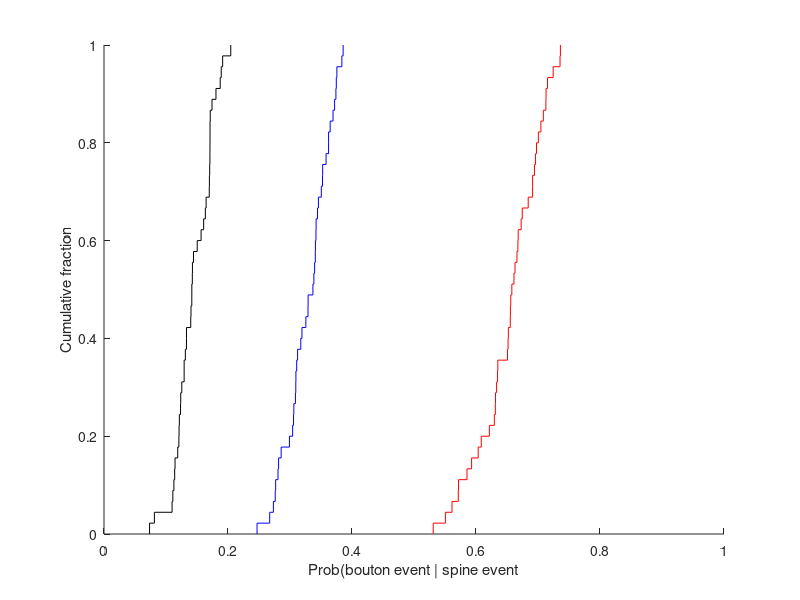

The MATLAB script that drew this image: (Note: this script raises an error after producing the figure.)
%For details, refer to Ali et al. (2020). Inhibitory regulation of calcium transients in prefrontal dendritic
%spines is compromised by a nonsense Shank3 mutation. Molecular Psychiatry
%https://doi.org/10.1038/s41380-020-0708-6

%% Fig. 1g
clearvars;
load Fig1g.mat;

figure;
[f,x]=ecdf(spineBoutonCondProbAll(:,3)); %shuffled data
stairs(x,f,'k'); hold on;
[f,x]=ecdf(spineBoutonCondProbAll(:,1)); %actual data, with subtraction
stairs(x,f,'r'); hold on;
[f,x]=ecdf(spineBoutonCondProbAll(:,2)); %actual data, no subtraction
stairs(x,f,'b'); 
xlim([0 1]); box off;
xlabel('Prob(bouton event | spine event');
ylabel('Cumulative fraction');

%% Fig. 2c-d, 1f
% Note that for some animals, multiple imaging sessions were performed at
% different fields of view

clearvars;
load Fig2c-f.mat;

allRawdFF; %raw dF/F for all spines for all animals
allCalciumEvents; %peeled calcium events for all spines for all animals
allCalciumEventRate; %mean calcium event rates (Hz) for all spines for all animals
allAmpCalcium; %mean calcium amplitude for all spines for all animals
allFreqCalcium;  %mean frequency of calcium events for all spines for all animals
allThreshCrossingsAmp; %mean amplitude of dF/F above threshold (alternative quantification) for all spines for all animals
genotypes; %genotypes of animals: 1=WT, 2=R1117+/+
frameRate; %imaging frame rate

% Fig. 2c
[f,x]=ecdf(cell2mat(allCalciumEventRate(genotypes==1))); %WT
figure;stairs(x,f,'k');
hold on;
[f,x]=ecdf(cell2mat(allCalciumEventRate(genotypes==2))); %R1117X+/+
stairs(x,f,'b'); box off;
xlim([0 3]); 
title ('Calcium events');
xlabel('Rate (s^-1)');
ylabel('Cumulative fraction');

%Fig. 2d
[f,x]=ecdf(cell2mat(allAmpCalcium(genotypes==1))); %WT
figure;stairs(x,f,'k');
hold on;
[f,x]=ecdf(cell2mat(allAmpCalcium(genotypes==2))); %R1117X+/+
stairs(x,f,'b'); box off;
xlim([0 8]);
title ('Amplitude');
xlabel('a.u.');
ylabel('Cumulative fraction');

%Fig. 2e
[f,x]=ecdf(cell2mat(allFreqCalcium(genotypes==1))); %WT
figure;stairs(x,f,'k');
hold on;
[f,x]=ecdf(cell2mat(allFreqCalcium(genotypes==2))); %R1117X+/+
stairs(x,f,'b'); box off;
box off; 
xlim([0 1]);
title ('Frequency');
xlabel('Rate (s^-1)');
ylabel('Cumulative fraction');

%Fig. 2f
[f,x]=ecdf(cell2mat(allThreshCrossingsAmp(genotypes==1))); %WT
figure;stairs(x,f,'k');
hold on;
[f,x]=ecdf(cell2mat(allThreshCrossingsAmp(genotypes==2))); %R1117X+/+
stairs(x,f,'b'); box off;
box off; 
xlim([0 3]);
title ('Calcium events');
xlabel('a.u.');
ylabel('Cumulative fraction');

%% Fig. 2h

clearvars;
load Fig2h.mat;

allRawdFF; %raw dF/F for all spines for all animals
allCalciumEvents; %peeled calcium events for all spines for all animals
allCalciumEventRate; %mean calcium event rates (Hz) for all spines for all animals
allAmpCalcium; %mean calcium amplitude for all spines for all animals
allFreqCalcium;  %mean frequency of calcium events for all spines for all animals
genotypes; %genotypes of animals: 1=WT, 2=R1117+/+
frameRate; %imaging frame rate

[f,x]=ecdf(cell2mat(allCalciumEventRate(genotypes==1))); %WT
figure;stairs(x,f,'k');
hold on;
[f,x]=ecdf(cell2mat(allCalciumEventRate(genotypes==2))); %R1117X+/+
stairs(x,f,'b'); box off;
xlim([0 3]); 
title ('Calcium events');
xlabel('Rate (s^-1)');
ylabel('Cumulative fraction');

[f,x]=ecdf(cell2mat(allAmpCalcium(genotypes==1))); %WT
figure;stairs(x,f,'k');
hold on;
[f,x]=ecdf(cell2mat(allAmpCalcium(genotypes==2))); %R1117X+/+
stairs(x,f,'b'); box off;
xlim([0 8]);
title ('Amplitude');
xlabel('a.u.');
ylabel('Cumulative fraction');

[f,x]=ecdf(cell2mat(allFreqCalcium(genotypes==1))); %WT
figure;stairs(x,f,'k');
hold on;
[f,x]=ecdf(cell2mat(allFreqCalcium(genotypes==2))); %R1117X+/+
stairs(x,f,'b'); box off;
box off; 
xlim([0 1]);
title ('Frequency');
xlabel('Rate (s^-1)');
ylabel('Cumulative fraction');

%% Fig. 2i

clearvars;
load Fig2i.mat;

allRawdFF; %raw dF/F for all spines for all animals
allCalciumEvents; %peeled calcium events for all spines for all animals
allCalciumEventRate; %mean calcium event rates (Hz) for all spines for all animals
allAmpCalcium; %mean calcium amplitude for all spines for all animals
allFreqCalcium;  %mean frequency of calcium events for all spines for all animals
genotypes; %genotypes of animals: 1=WT, 2=Shank3B+/-
frameRate; %imaging frame rate

[f,x]=ecdf(cell2mat(allCalciumEventRate(genotypes==1))); %WT
figure;stairs(x,f,'k');
hold on;
[f,x]=ecdf(cell2mat(allCalciumEventRate(genotypes==2))); %Shank3B+/-
stairs(x,f,'r'); box off;
xlim([0 3]); 
title ('Calcium events');
xlabel('Rate (s^-1)');
ylabel('Cumulative fraction');

[f,x]=ecdf(cell2mat(allAmpCalcium(genotypes==1))); %WT
figure;stairs(x,f,'k');
hold on;
[f,x]=ecdf(cell2mat(allAmpCalcium(genotypes==2))); %Shank3B+/-
stairs(x,f,'r'); box off;
xlim([0 8]);
title ('Amplitude');
xlabel('a.u.');
ylabel('Cumulative fraction');

[f,x]=ecdf(cell2mat(allFreqCalcium(genotypes==1))); %WT
figure;stairs(x,f,'k');
hold on;
[f,x]=ecdf(cell2mat(allFreqCalcium(genotypes==2))); %Shank3B+/-
stairs(x,f,'r'); box off;
box off; 
xlim([0 1]);
title ('Frequency');
xlabel('Rate (s^-1)');
ylabel('Cumulative fraction');

%% Fig. 3e

clearvars;
load Fig3e.mat;

allRawdFF; %raw dF/F for all SST cell bodies for all animals
allCalciumEvents; %peeled calcium events for all SST cell bodies for all animals
allCalciumEventRate; %mean calcium event rates (Hz) for all SST cell bodies for all animals
genotypes; %genotypes of animals: 1=WT, 2=R1117X+/+
frameRate; %imaging frame rate

[f,x]=ecdf(cell2mat(allCalciumEventRate(genotypes==1))); %WT
figure;stairs(x,f,'k');
hold on;
[f,x]=ecdf(cell2mat(allCalciumEventRate(genotypes==2))); %R1117X+/+
stairs(x,f,'b'); box off;
xlim([0 4]); 
title ('Calcium events');
xlabel('Rate (s^-1)');
ylabel('Cumulative fraction');

%% Fig. 3f

clearvars;
load Fig3f.mat;

allRawdFF; %raw dF/F for all SST axons for all animals
allCalciumEvents; %peeled calcium events for all SST axonss for all animals
allCalciumEventRate; %mean calcium event rates (Hz) for all SST axons for all animals
genotypes; %genotypes of animals: 1=WT, 2=R1117X+/+
frameRate; %imaging frame rate

[f,x]=ecdf(cell2mat(allCalciumEventRate(genotypes==1))); %WT
figure;stairs(x,f,'k');
hold on;
[f,x]=ecdf(cell2mat(allCalciumEventRate(genotypes==2))); %R1117X+/+
stairs(x,f,'b'); box off;
xlim([0 10]); 
title ('Calcium events');
xlabel('Rate (s^-1)');
ylabel('Cumulative fraction');

%% Fig. 5d

clearvars;
load Fig5d.mat;

allRawdFF; %raw dF/F for all SST cell bodies for all animals
allCalciumEvents; %peeled calcium events for all SST cell bodies for all animals
allCalciumEventRate; %mean calcium event rates (Hz) for all SST cell bodies for all animals
genotypes; %genotypes of animals: 1=WT control, 2=R1117X+/+ control, 3=R1117X+/+ + LV
frameRate; %imaging frame rate

[f,x]=ecdf(cell2mat(allCalciumEventRate(genotypes==1))); %WT
figure;stairs(x,f,'k');
hold on;
[f,x]=ecdf(cell2mat(allCalciumEventRate(genotypes==2))); %R1117X+/+
stairs(x,f,'b'); 
[f,x]=ecdf(cell2mat(allCalciumEventRate(genotypes==3))); %R1117X+/+ + LV
stairs(x,f,'c'); 
box off;
xlim([0 4]); 
title ('Calcium events');
xlabel('Rate (s^-1)');
ylabel('Cumulative fraction');

%% Fig. 5e

clearvars;
load Fig5e.mat;

allRawdFF; %raw dF/F for all spines for all animals
allCalciumEvents; %peeled calcium events for all spines for all animals
allCalciumEventRate; %mean calcium event rates (Hz) for all spines for all animals
genotypes; %genotypes of animals: 1=WT control, 2=R1117X+/+ control, 3=R1117X+/+ + LV
frameRate; %imaging frame rate

[f,x]=ecdf(cell2mat(allCalciumEventRate(genotypes==1))); %WT
figure;stairs(x,f,'k');
hold on;
[f,x]=ecdf(cell2mat(allCalciumEventRate(genotypes==2))); %R1117X+/+
stairs(x,f,'b'); 
[f,x]=ecdf(cell2mat(allCalciumEventRate(genotypes==3))); %R1117X+/+ + LV
stairs(x,f,'c'); 
box off;
xlim([0 3]); 
title ('Calcium events');
xlabel('Rate (s^-1)');
ylabel('Cumulative fraction');

%% Supplementary Fig. 1b

clearvars;
load SuppFig1b.mat;

corrGCaMP6f; %correlation between actual and reconstructed ?F/F at imaging frames in which a calcium event was detected for all spines for all animals 
corrEGFP; %sames above for EGFP
genotypes; %genotypes of animals: 1=WT, 2=R1117X+/+

[f,x]=ecdf(cell2mat(corrGCaMP6f(genotypes==1))); %GCaMP6f for WT
figure;stairs(x,f,'k');
hold on;
[f,x]=ecdf(cell2mat(corrGCaMP6f(genotypes==2))); %GCaMP6f for R1117X+/+
stairs(x,f,'b'); 
[f,x]=ecdf(corrEGFP); %EGFP
stairs(x,f,'k--'); 
box off;
xlim([0 1]); 
title ('Correlation between reconstructed dF/F and actual dF/F');
xlabel('r');
ylabel('Cumulative fraction');


%% Supplementary Fig. 1c

clearvars;
load SuppFig1c.mat;

allRawdFFEGFP; %raw dF/F for all spines for all animals using EGFP
allCalciumEventsEGFP; %peeled calcium events for all spines for all animals using EGFP
allCalciumEventRateEGFP; %mean calcium event rates (Hz) for all spines for all animals using EGFP
allRawdFFGCaMP6f;allCalciumEventsGCaMP6f;allCalciumEventRateGCaMP6f; %same as above but for GCaMP6f, same data as Fig. 2c
genotypesGCaMP6f; %genotypes of animals: 1=WT control, 2=R1117X+/+ control
frameRate; %imaging frame rate

[f,x]=ecdf(cell2mat(allCalciumEventRateGCaMP6f(genotypesGCaMP6f==1))); %GCaMP6f for WT
figure;stairs(x,f,'k');
hold on;
[f,x]=ecdf(cell2mat(allCalciumEventRateGCaMP6f(genotypesGCaMP6f==2))); %GCaMP6f for R1117X+/+
stairs(x,f,'b'); 
[f,x]=ecdf(cell2mat(allCalciumEventRateEGFP)); %EGFP
stairs(x,f,'k--'); 
box off;
xlim([0 3]); 
title ('Calcium events');
xlabel('Rate (s^-1)');
ylabel('Cumulative fraction');

%% Supplementary Fig. 1d

clearvars;
load SuppFig1d.mat;

templateAmp; %array of template amplitude (% dF/F) used
templateDecayTime; %array of template decay constant (sec) used
calciumEventRateWT; %mean calcium event rates (Hz) for all spines for all WT animals for all values of templateAmp and templateDecayTime
calciumEventRateR1117X; %same but for all spines for all R1117X+/+ animals
pValTtest; %p-values from two-sample t-test of mean calcium event rates (Hz) for each of the values for all values of templateAmp and templateDecayTime 

%Need cbrewer package to plot
%download at https://www.mathworks.com/matlabcentral/fileexchange/34087-cbrewer-colorbrewer-schemes-for-matlab
figure;imagesc(log10(pValTtest)); 
% caxis([1e-9 1e-6]);
colormap(cbrewer('seq', 'Reds', 10));

%% Supplementary Fig. 2b

clearvars;
load SuppFig2b.mat;

allCalciumEventRate; %mean calcium event rates (Hz) for all spines for all animals
genotypes; %genotypes of animals: 1=WT control, 2=R1117X+/+ control
allAmpCalcium; %mean calcium amplitude for all spines for all animals
allFreqCalcium;  %mean frequency of calcium events for all spines for all animals
genotypes; %genotypes of animals: 1=WT, 2=R1117+/+
frameRate; %imaging frame rate

[f,x]=ecdf(cell2mat(allCalciumEventRate(genotypes==1))); %WT
figure;stairs(x,f,'k');
hold on;
[f,x]=ecdf(cell2mat(allCalciumEventRate(genotypes==2))); %R1117X+/+
stairs(x,f,'b'); box off;
xlim([0 3]); 
title ('Calcium events');
xlabel('Rate (s^-1)');
ylabel('Cumulative fraction');

[f,x]=ecdf(cell2mat(allAmpCalcium(genotypes==1))); %WT
figure;stairs(x,f,'k');
hold on;
[f,x]=ecdf(cell2mat(allAmpCalcium(genotypes==2))); %R1117X+/+
stairs(x,f,'b'); box off;
xlim([0 8]);
title ('Amplitude');
xlabel('a.u.');
ylabel('Cumulative fraction');

[f,x]=ecdf(cell2mat(allFreqCalcium(genotypes==1))); %WT
figure;stairs(x,f,'k');
hold on;
[f,x]=ecdf(cell2mat(allFreqCalcium(genotypes==2))); %R1117X+/+
stairs(x,f,'b'); box off;
box off; 
xlim([0 1]);
title ('Frequency');
xlabel('Rate (s^-1)');
ylabel('Cumulative fraction');

%% Supplementary Fig. 3b

clearvars;
load SuppFig3b.mat;

allRawdFF; %raw dF/F for all cell bodies for all animals
allCalciumEvents; %peeled calcium events for all cell bodies for all animals
allCalciumEventRate; %mean calcium event rates (Hz) for all cell bodies for all animals
allAmpCalcium; %mean calcium amplitude for all cell bodies for all animals
allFreqCalcium;  %mean frequency of calcium events for all cell bodies for all animals
genotypes; %genotypes of animals: 1=WT, 2=R1117+/+
frameRate; %imaging frame rate

[f,x]=ecdf(cell2mat(allCalciumEventRate(genotypes==1))); %WT
figure;stairs(x,f,'k');
hold on;
[f,x]=ecdf(cell2mat(allCalciumEventRate(genotypes==2))); %R1117X+/+
stairs(x,f,'b'); box off;
xlim([0 4]); 
title ('Calcium events');
xlabel('Rate (s^-1)');
ylabel('Cumulative fraction');

[f,x]=ecdf(cell2mat(allAmpCalcium(genotypes==1))); %WT
figure;stairs(x,f,'k');
hold on;
[f,x]=ecdf(cell2mat(allAmpCalcium(genotypes==2))); %R1117X+/+
stairs(x,f,'b'); box off;
xlim([0 8]);
title ('Amplitude');
xlabel('a.u.');
ylabel('Cumulative fraction');

[f,x]=ecdf(cell2mat(allFreqCalcium(genotypes==1))); %WT
figure;stairs(x,f,'k');
hold on;
[f,x]=ecdf(cell2mat(allFreqCalcium(genotypes==2))); %R1117X+/+
stairs(x,f,'b'); box off;
box off; 
xlim([0 1]);
title ('Frequency');
xlabel('Rate (s^-1)');
ylabel('Cumulative fraction');
